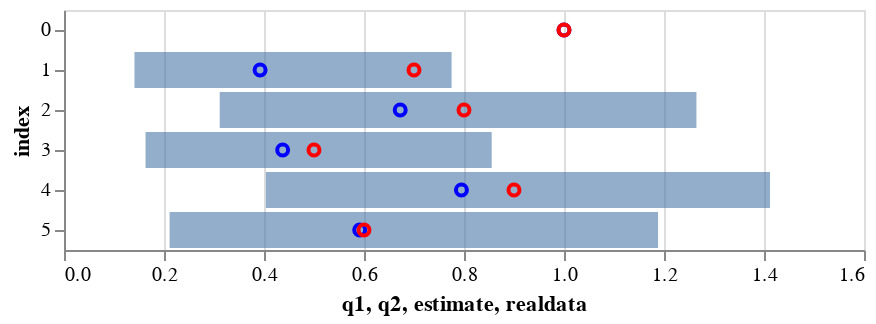

Notebook source saved alongside this figure:
### Code cell
c1 = alt.Chart(df2).mark_bar(
opacity=0.6).encode(
    x='q1',
    x2='q2',
    y='index:N'
)
c2 = alt.Chart(df2).mark_point(
opacity=1,
color='blue').encode(
    x='estimate',
    y='index:N'
)
c3 = alt.Chart(df2).mark_point(
opacity=1,
color='red').encode(
    x='realdata',
    y='index:N'
)
c1+c2+c3

# red real data
# blue MCMC samples

### Figure 1 — Vega-Lite specification as saved in the notebook (floating-point values rounded to 4 significant figures)
{"config": {"view": {"continuousWidth": 400, "continuousHeight": 300}}, "layer": [{"mark": {"type": "bar", "opacity": 0.6}, "encoding": {"x": {"type": "quantitative", "field": "q1"}, "x2": {"field": "q2"}, "y": {"type": "nominal", "field": "index"}}}, {"mark": {"type": "point", "color": "blue", "opacity": 1}, "encoding": {"x": {"type": "quantitative", "field": "estimate"}, "y": {"type": "nominal", "field": "index"}}}, {"mark": {"type": "point", "color": "red", "opacity": 1}, "encoding": {"x": {"type": "quantitative", "field": "realdata"}, "y": {"type": "nominal", "field": "index"}}}], "data": {"name": "data-1393ce614dfc01bd5904e93c4292af55"}, "$schema": "https://vega.github.io/schema/vega-lite/v4.8.1.json", "datasets": {"data-1393ce614dfc01bd5904e93c4292af55": [{"index": 0, "estimate": 1.0, "q1": 1.0, "q2": 1.0, "realdata": 1.0}, {"index": 1, "estimate": 0.3922, "q1": 0.1409, "q2": 0.7752, "realdata": 0.7}, {"index": 2, "estimate": 0.6724, "q1": 0.3114, "q2": 1.265, "realdata": 0.8}, {"index": 3, "estimate": 0.4374, "q1": 0.1631, "q2": 0.8554, "realdata": 0.5}, {"index": 4, "estimate": 0.7949, "q1": 0.4038, "q2": 1.412, "realdata": 0.9}, {"index": 5, "estimate": 0.5914, "q1": 0.2112, "q2": 1.188, "realdata": 0.6}]}}
